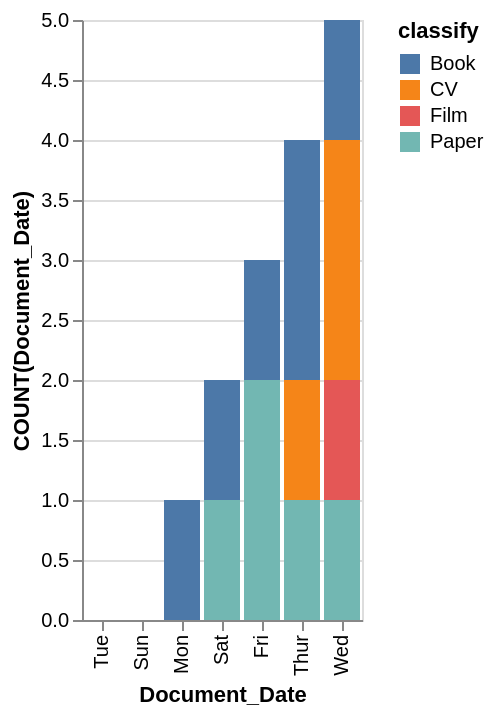

Vega-Lite specification stored for this chart:
### Vega-Lite specification from a JSON file in a GitHub repository (floating-point values rounded to 4 significant figures)
{"data": {"values": [{"x_data": "Tue", "y_data": 0, "classify": "Book"}, {"x_data": "Mon", "y_data": 1, "classify": "Book"}, {"x_data": "Sun", "y_data": 0, "classify": "Book"}, {"x_data": "Sat", "y_data": 1, "classify": "Book"}, {"x_data": "Thur", "y_data": 2, "classify": "Book"}, {"x_data": "Fri", "y_data": 1, "classify": "Book"}, {"x_data": "Wed", "y_data": 1, "classify": "Book"}, {"x_data": "Tue", "y_data": 0, "classify": "CV"}, {"x_data": "Mon", "y_data": 0, "classify": "CV"}, {"x_data": "Sun", "y_data": 0, "classify": "CV"}, {"x_data": "Sat", "y_data": 0, "classify": "CV"}, {"x_data": "Thur", "y_data": 1, "classify": "CV"}, {"x_data": "Fri", "y_data": 0, "classify": "CV"}, {"x_data": "Wed", "y_data": 2, "classify": "CV"}, {"x_data": "Tue", "y_data": 0, "classify": "Film"}, {"x_data": "Mon", "y_data": 0, "classify": "Film"}, {"x_data": "Sun", "y_data": 0, "classify": "Film"}, {"x_data": "Sat", "y_data": 0, "classify": "Film"}, {"x_data": "Thur", "y_data": 0, "classify": "Film"}, {"x_data": "Fri", "y_data": 0, "classify": "Film"}, {"x_data": "Wed", "y_data": 1, "classify": "Film"}, {"x_data": "Tue", "y_data": 0, "classify": "Paper"}, {"x_data": "Mon", "y_data": 0, "classify": "Paper"}, {"x_data": "Sun", "y_data": 0, "classify": "Paper"}, {"x_data": "Sat", "y_data": 1, "classify": "Paper"}, {"x_data": "Thur", "y_data": 1, "classify": "Paper"}, {"x_data": "Fri", "y_data": 2, "classify": "Paper"}, {"x_data": "Wed", "y_data": 1, "classify": "Paper"}]}, "mark": "bar", "encoding": {"x": {"field": "x_data", "type": "nominal", "title": "Document_Date", "sort": {"op": "sum", "field": "y_data", "order": "ascending"}}, "y": {"field": "y_data", "type": "quantitative", "title": "COUNT(Document_Date)"}, "color": {"field": "classify"}}}
